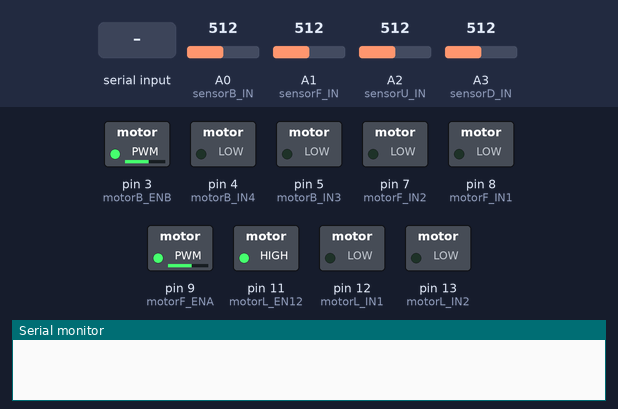
The sketch below on a simulated Arduino Uno, built with avr-gcc and run on an emulated ATmega328P. Parts: switched loads named in the sketch (green lamp = pin HIGH), the last lines printed to the serial monitor. Inputs (shaded band) come from the test bench; at power-on: A0 (sensorB_IN) = 512, A1 (sensorF_IN) = 512, A2 (sensorU_IN) = 512, A3 (sensorD_IN) = 512.

Above: at 1.2 s.
1.3 s: "(-1,-1)" received over Serial
At 2.5 s:
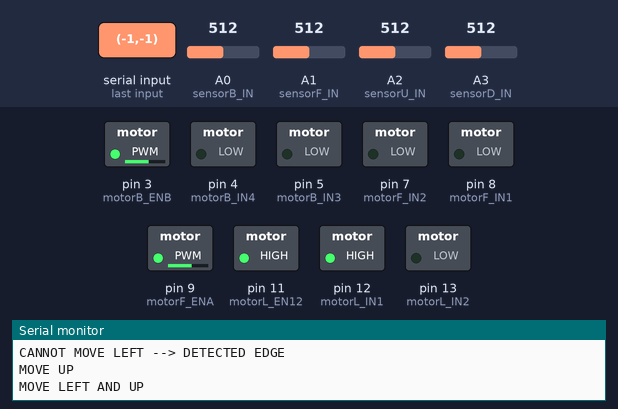
2.8 s: "(-1,1)" received over Serial
At 3.7 s:
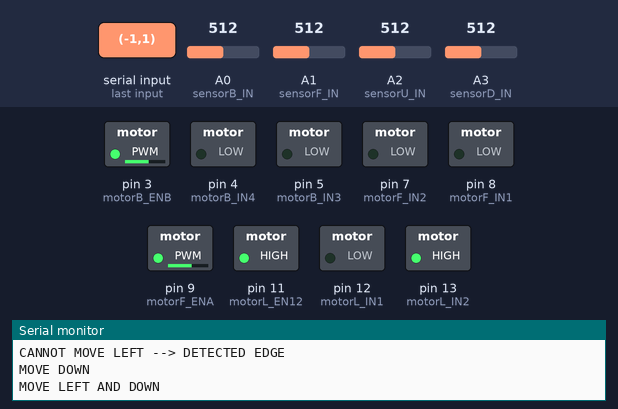
4.3 s: "(0,-1)" received over Serial
At 4.8 s:
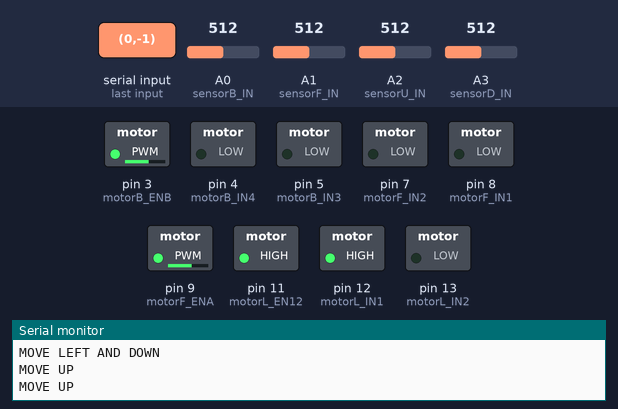
5.8 s: "(0,1)" received over Serial
At 7.2 s:
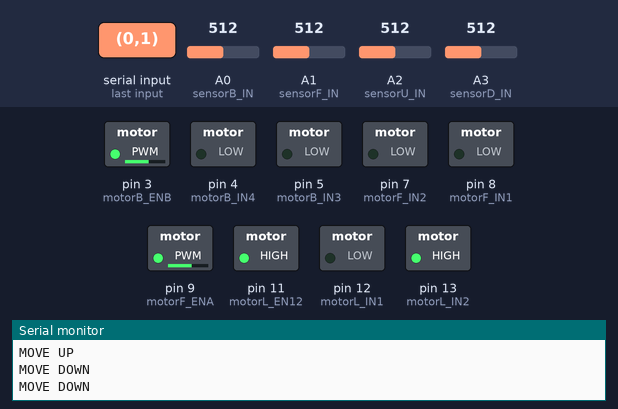
Timing chart, 0 to 8.3 s (numbered marks = the images above; inputs shaded):
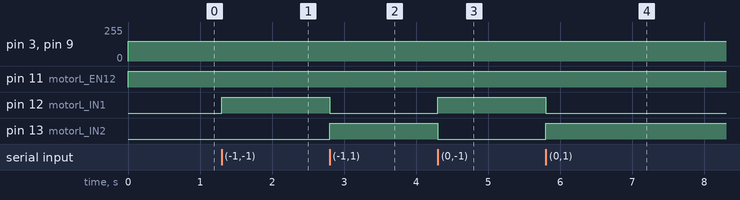

The sketch:

arduino_motor_control.ino
```cpp
// front motor (motor on the left when looking at H-Bridge driver with pins towards you) with OUT1 == GND and OUT2 == VLT:
// motorF_IN1 == HIGH and motorF_IN2 == LOW --> clockwise rotation (rolls to the right)
// motorF_IN1 == LOW and motorF_IN2 == HIGH --> counter clockwise rotation (rolls to the left)
int motorF_IN1 = 8;
int motorF_IN2 = 7;
int motorF_ENA = 9;

// back motor (motor on the right when looking at H-Bridge driver with pins towards you) with OUT3 == VLT and OUT4 == GND:
// motorB_IN3 == HIGH and motorB_IN4 == LOW --> clockwise rotation (rolls to the right)
// motorB_IN3 == LOW and motorB_IN4 == HIGH --> counter clockwise rotation (rolls to the left)
int motorB_IN3 = 5;
int motorB_IN4 = 4;
int motorB_ENB = 3;

// lead screw motor (with PIN3 == VLT and PIN7 == GND):
// motor_IN1 == HIGH and motorL_IN2 == LOW --> clockwise rotation (goes up)
// motor_IN2 == LOW and motorL_IN2 == HIGH --> counter clockwise rotation (goes down)
int motorL_EN12 = 11;
int motorL_IN1 = 12;
int motorL_IN2 = 13;

// infrared sensor for front (right) and back motor (back)
// above threshold == detecting edge --> stop, under threshold == detecting desk--> go
int sensorF_IN = 1;
int sensorB_IN = 0;
//infrared sensor for lead screw motor (up and down)
// above threshold == no white/no lead screw block detected --> go, under threshold == white/lead screw detected --> stop
int sensorU_IN = 2;
int sensorD_IN = 3;

int threshold = 500;

// read IR sensor input
int checkF = 0;
int checkB = 0;
int checkU = 0;
int checkD = 0;

String input_data;


void setup() {
  // put your setup code here, to run once:
  pinMode(sensorF_IN, INPUT);   // OUTPUT??
  pinMode(sensorB_IN, INPUT);   // OUTPUT??

  pinMode(sensorU_IN, INPUT);
  pinMode(sensorD_IN, INPUT);

  pinMode(motorF_IN1, OUTPUT);
  pinMode(motorF_IN2, OUTPUT);
  pinMode(motorF_ENA, OUTPUT);

  pinMode(motorB_IN3, OUTPUT);
  pinMode(motorB_IN4, OUTPUT);
  pinMode(motorB_ENB, OUTPUT);

  pinMode(motorL_EN12, OUTPUT);
  pinMode(motorL_IN1, OUTPUT);
  pinMode(motorL_IN2, OUTPUT);

  Serial.begin(115200);
  Serial.setTimeout(1);
}

void loop() {

  checkF = analogRead(sensorF_IN);
  checkB = analogRead(sensorB_IN);
  checkU = analogRead(sensorU_IN);
  checkD = analogRead(sensorD_IN);

  //set motor speed
  analogWrite(motorF_ENA, 150);  //60
  analogWrite(motorB_ENB, 150);  //40
  analogWrite(motorL_EN12, 255);

  while (!Serial.available());
  input_data = Serial.readString();

  if (input_data == "(-1,-1)"){
    // robot needs to move left and up
    move_left();
    move_up();
    Serial.println("MOVE LEFT AND UP");
  }

  else if (input_data == "(0,-1)"){
    // robot needs to move up
    dont_move_horizontally();
    move_up();
    Serial.println("MOVE UP");
  }

  else if (input_data == "(1,-1)"){
    // robot needs to move right and up
    move_right();
    move_up();
    Serial.println("MOVE RIGHT AND UP");
  }

  else if (input_data == "(-1,0)"){
    // robot needs to move left
    dont_move_vertically();
    move_left();
    Serial.println("MOVE LEFT");
  }

  else if (input_data == "(0,0)"){
    // robot needs to stop / does not need to move
    stand_still();
    Serial.println("DON'T MOVE");
  }

  else if (input_data == "(1,0)"){
    // robot needs to move right
    dont_move_vertically();
    move_right();
    Serial.println("MOVE RIGHT");
  }

  else if (input_data == "(-1,1)"){
    // robot needs to move left and down
    move_left();
    move_down();
    Serial.println("MOVE LEFT AND DOWN");
  }

  else if (input_data == "(0,1)"){
    // robot needs to move down
    dont_move_horizontally();
    move_down();
    Serial.println("MOVE DOWN");
  }

  else if (input_data == "(1,1)"){
    // robot needs to move right and down
    move_right();
    move_down();
    Serial.println("MOVE RIGHT AND DOWN");
  }

  else {
    // no need to move as face is centered
    stand_still();
  }
}


////////////// UTILITY FUNCTIONS //////////////////

bool edge_detection() {
//checks if sensorF and/or sensorB detect edge
  if ((checkF > threshold) || (checkB > threshold)){
    return true;
  }
  else {
    return false;
  }
}

bool top_detection(){
//checks if sensorU detects top
  if (checkU < threshold){
    return true;
  }
  else {
    return false;
  }
}

bool bottom_detection(){
//checks if sensorD detects bottom
  if (checkD < threshold){
    return true;
  }
  else {
    return false;
  }
}

void dont_move_horizontally() {
// stops motorF and motorB
  digitalWrite(motorF_IN1, LOW);
  digitalWrite(motorF_IN2, LOW);

  digitalWrite(motorB_IN3, LOW);
  digitalWrite(motorB_IN4, LOW);
}

void dont_move_vertically(){
// stops motorL
  digitalWrite(motorL_IN1, LOW);
  digitalWrite(motorL_IN2, LOW);
}

void stand_still() {
// stops motorF, motorB and motorL
  digitalWrite(motorF_IN1, LOW);
  digitalWrite(motorF_IN2, LOW);

  digitalWrite(motorB_IN3, LOW);
  digitalWrite(motorB_IN4, LOW);

  digitalWrite(motorL_IN1, LOW);
  digitalWrite(motorL_IN2, LOW);
  Serial.println("NO NEED TO MOVE");
}


void move_left() {
  Serial.println(edge_detection());
  if (not edge_detection()){
    digitalWrite(motorF_IN1, LOW);
    digitalWrite(motorF_IN2, HIGH);

    digitalWrite(motorB_IN3, LOW);
    digitalWrite(motorB_IN4, HIGH);
    Serial.println("MOVE LEFT");
  }
  else {
    dont_move_horizontally();
    Serial.println("CANNOT MOVE LEFT --> DETECTED EDGE");
  }
}

void move_right() {
  if (not edge_detection()){
    Serial.println("IF");
    digitalWrite(motorF_IN1, HIGH);
    digitalWrite(motorF_IN2, LOW);

    digitalWrite(motorB_IN3, HIGH);
    digitalWrite(motorB_IN4, LOW);
    Serial.println("MOVE RIGHT");
  }
  else {
    Serial.println("ELSE");
    dont_move_horizontally();
    Serial.println("CANNOT MOVE RIGHT --> DETECTED EDGE");
  }
}

void move_up() {
  if (not top_detection()){
    digitalWrite(motorL_IN1, HIGH);
    digitalWrite(motorL_IN2, LOW);
    Serial.println("MOVE UP");
  }
  else {
    dont_move_vertically();
    Serial.println("CANNOT MOVE UP --> REACHED TOP");
  }
}

void move_down() {
  if (not bottom_detection()) {
    digitalWrite(motorL_IN1, LOW);
    digitalWrite(motorL_IN2, HIGH);
    Serial.println("MOVE DOWN");
  }
  else {
    dont_move_vertically();
    Serial.println("CANNOT MOVE DOWN --> REACHED BOTTOM");
  }
}
```

Measured:
- after the input at 1.3 s, pin 12 (motorL_IN1): LOW → HIGH at once
- after the input at 2.8 s, pin 12 (motorL_IN1): HIGH → LOW at once; pin 13 (motorL_IN2): LOW → HIGH at once
- after the input at 4.3 s, pin 12 (motorL_IN1): LOW → HIGH at once; pin 13 (motorL_IN2): HIGH → LOW at once
- after the input at 5.8 s, pin 12 (motorL_IN1): HIGH → LOW at once; pin 13 (motorL_IN2): LOW → HIGH at once
